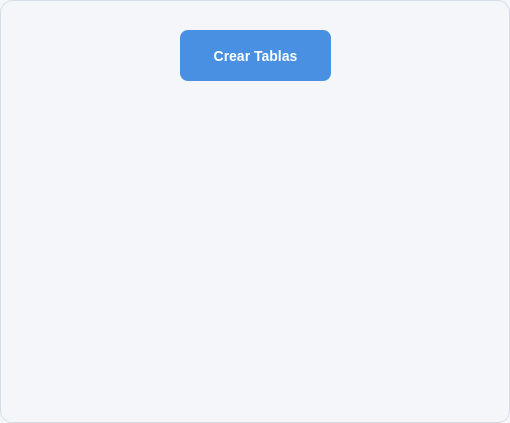
<?xml version="1.0" encoding="UTF-8"?>
<ui version="4.0">
 <class>DialogoEjercicio8</class>
 <widget class="QDialog" name="DialogoEjercicio8">
  <property name="geometry">
   <rect>
    <x>0</x>
    <y>0</y>
    <width>510</width>
    <height>423</height>
   </rect>
  </property>
  <property name="windowTitle">
   <string>Dialog</string>
  </property>
  <property name="styleSheet">
   <string notr="true">/* =========================
   ESTILO GENERAL DEL DIALOG
   ========================= */
QDialog {
    background-color: #f4f6f9;
    border: 1px solid #d6dce5;
    border-radius: 12px;
    font-family: &quot;Segoe UI&quot;;
    font-size: 14px;
    color: #2c3e50;
}

/* =========================
   LABELS
   ========================= */
QLabel {
    color: #34495e;
    font-weight: 500;
    background: transparent;
}

/* =========================
   CAMPOS DE TEXTO
   ========================= */
QLineEdit {
    background-color: #ffffff;
    border: 2px solid #d0d7de;
    border-radius: 8px;
    padding: 8px 10px;
    color: #2c3e50;
    selection-background-color: #4a90e2;
    selection-color: white;
}

/* Cuando el usuario selecciona el campo */
QLineEdit:focus {
    border: 2px solid #4a90e2;
    background-color: #ffffff;
}

/* Campo deshabilitado */
QLineEdit:disabled {
    background-color: #ecf0f1;
    color: #95a5a6;
    border: 2px solid #dfe6e9;
}

/* =========================
   BOTONES
   ========================= */
QPushButton {
    background-color: #4a90e2;
    color: white;
    border: none;
    border-radius: 8px;
    padding: 8px 16px;
    font-size: 14px;
    font-weight: 600;
}

/* Hover */
QPushButton:hover {
    background-color: #357abd;
}

/* Click */
QPushButton:pressed {
    background-color: #2f6da3;
    padding-top: 9px;
    padding-bottom: 7px;
}

/* Botón deshabilitado */
QPushButton:disabled {
    background-color: #bdc3c7;
    color: #ecf0f1;
}

/* =========================
   TOOLTIP OPCIONAL
   ========================= */
QToolTip {
    background-color: #2c3e50;
    color: white;
    border: 1px solid #4a90e2;
    padding: 5px;
    border-radius: 6px;
}</string>
  </property>
  <widget class="QPushButton" name="btn_crear">
   <property name="geometry">
    <rect>
     <x>180</x>
     <y>30</y>
     <width>151</width>
     <height>51</height>
    </rect>
   </property>
   <property name="text">
    <string>Crear Tablas</string>
   </property>
  </widget>
  <widget class="QLabel" name="lbl_1">
   <property name="geometry">
    <rect>
     <x>10</x>
     <y>120</y>
     <width>91</width>
     <height>131</height>
    </rect>
   </property>
   <property name="font">
    <font>
     <pointsize>6</pointsize>
     <weight>62</weight>
     <bold>true</bold>
    </font>
   </property>
   <property name="text">
    <string/>
   </property>
   <property name="alignment">
    <set>Qt::AlignCenter</set>
   </property>
  </widget>
  <widget class="QLabel" name="lbl_3">
   <property name="geometry">
    <rect>
     <x>210</x>
     <y>120</y>
     <width>91</width>
     <height>131</height>
    </rect>
   </property>
   <property name="font">
    <font>
     <pointsize>6</pointsize>
     <weight>62</weight>
     <bold>true</bold>
    </font>
   </property>
   <property name="text">
    <string/>
   </property>
   <property name="alignment">
    <set>Qt::AlignCenter</set>
   </property>
  </widget>
  <widget class="QLabel" name="lbl_2">
   <property name="geometry">
    <rect>
     <x>110</x>
     <y>120</y>
     <width>91</width>
     <height>131</height>
    </rect>
   </property>
   <property name="font">
    <font>
     <pointsize>6</pointsize>
     <weight>62</weight>
     <bold>true</bold>
    </font>
   </property>
   <property name="text">
    <string/>
   </property>
   <property name="alignment">
    <set>Qt::AlignCenter</set>
   </property>
  </widget>
  <widget class="QLabel" name="lbl_4">
   <property name="geometry">
    <rect>
     <x>310</x>
     <y>120</y>
     <width>91</width>
     <height>131</height>
    </rect>
   </property>
   <property name="font">
    <font>
     <pointsize>6</pointsize>
     <weight>62</weight>
     <bold>true</bold>
    </font>
   </property>
   <property name="text">
    <string/>
   </property>
   <property name="alignment">
    <set>Qt::AlignCenter</set>
   </property>
  </widget>
  <widget class="QLabel" name="lbl_5">
   <property name="geometry">
    <rect>
     <x>410</x>
     <y>120</y>
     <width>91</width>
     <height>131</height>
    </rect>
   </property>
   <property name="font">
    <font>
     <pointsize>6</pointsize>
     <weight>62</weight>
     <bold>true</bold>
    </font>
   </property>
   <property name="text">
    <string/>
   </property>
   <property name="alignment">
    <set>Qt::AlignCenter</set>
   </property>
  </widget>
  <widget class="QLabel" name="lbl_6">
   <property name="geometry">
    <rect>
     <x>10</x>
     <y>270</y>
     <width>91</width>
     <height>131</height>
    </rect>
   </property>
   <property name="font">
    <font>
     <pointsize>6</pointsize>
     <weight>62</weight>
     <bold>true</bold>
    </font>
   </property>
   <property name="text">
    <string/>
   </property>
   <property name="alignment">
    <set>Qt::AlignCenter</set>
   </property>
  </widget>
  <widget class="QLabel" name="lbl_10">
   <property name="geometry">
    <rect>
     <x>410</x>
     <y>270</y>
     <width>91</width>
     <height>131</height>
    </rect>
   </property>
   <property name="font">
    <font>
     <pointsize>6</pointsize>
     <weight>62</weight>
     <bold>true</bold>
    </font>
   </property>
   <property name="text">
    <string/>
   </property>
   <property name="alignment">
    <set>Qt::AlignCenter</set>
   </property>
  </widget>
  <widget class="QLabel" name="lbl_7">
   <property name="geometry">
    <rect>
     <x>110</x>
     <y>270</y>
     <width>91</width>
     <height>131</height>
    </rect>
   </property>
   <property name="font">
    <font>
     <pointsize>6</pointsize>
     <weight>62</weight>
     <bold>true</bold>
    </font>
   </property>
   <property name="text">
    <string/>
   </property>
   <property name="alignment">
    <set>Qt::AlignCenter</set>
   </property>
  </widget>
  <widget class="QLabel" name="lbl_8">
   <property name="geometry">
    <rect>
     <x>210</x>
     <y>270</y>
     <width>91</width>
     <height>131</height>
    </rect>
   </property>
   <property name="font">
    <font>
     <pointsize>6</pointsize>
     <weight>62</weight>
     <bold>true</bold>
    </font>
   </property>
   <property name="text">
    <string/>
   </property>
   <property name="alignment">
    <set>Qt::AlignCenter</set>
   </property>
  </widget>
  <widget class="QLabel" name="lbl_9">
   <property name="geometry">
    <rect>
     <x>310</x>
     <y>270</y>
     <width>91</width>
     <height>131</height>
    </rect>
   </property>
   <property name="font">
    <font>
     <pointsize>6</pointsize>
     <weight>62</weight>
     <bold>true</bold>
    </font>
   </property>
   <property name="text">
    <string/>
   </property>
   <property name="alignment">
    <set>Qt::AlignCenter</set>
   </property>
  </widget>
 </widget>
 <resources/>
 <connections/>
</ui>
